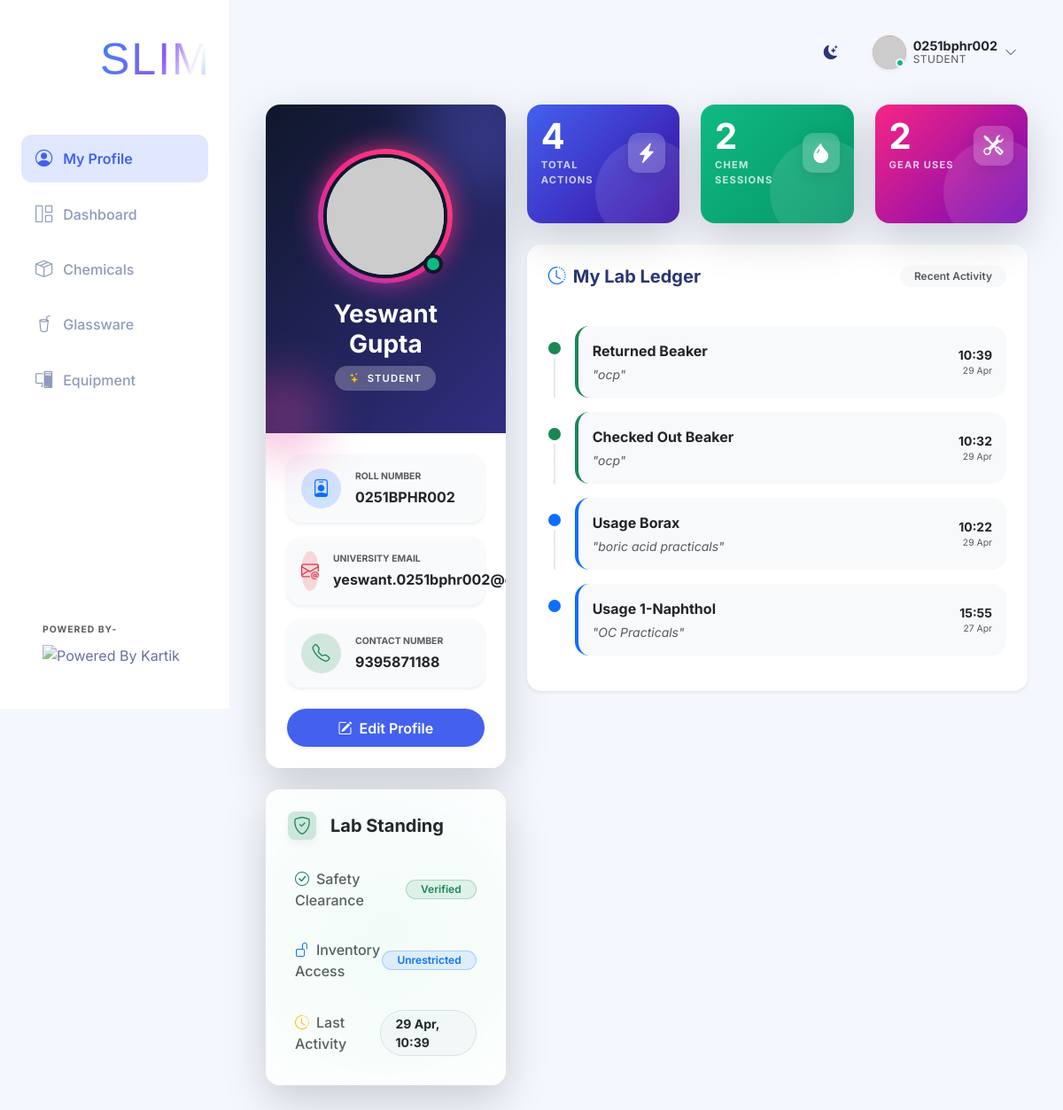
The app's page /profile (signed in), older data.
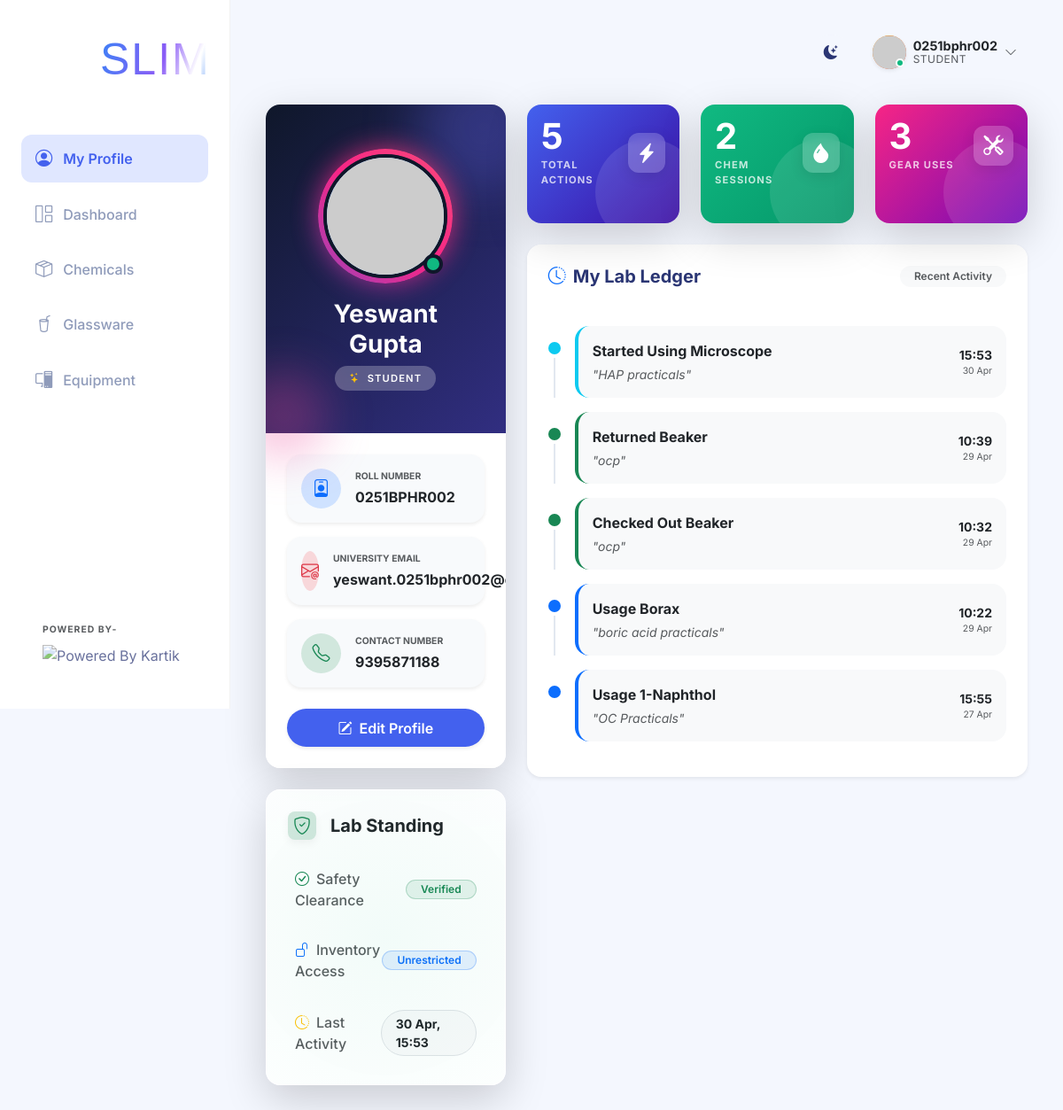
The same page, newer data.
### app.py (models this page shows)
class GlasswareLog(db.Model):
    id = db.Column(db.Integer, primary_key=True)
    glassware_id = db.Column(db.Integer, db.ForeignKey('glassware.id'), nullable=False)
    user_name = db.Column(db.String(100), nullable=False)
    action = db.Column(db.String(50), nullable=False) # Checked Out, Returned, Broken
    quantity = db.Column(db.Integer, nullable=False)
    purpose = db.Column(db.String(255), nullable=False)
    date = db.Column(db.DateTime, nullable=False, default=datetime.utcnow)

class EquipmentLog(db.Model):
    id = db.Column(db.Integer, primary_key=True)
    equipment_id = db.Column(db.Integer, db.ForeignKey('equipment.id'), nullable=False)
    user_name = db.Column(db.String(100), nullable=False)
    action = db.Column(db.String(50), nullable=False) # Started Using, Finished Using, Maintenance
    purpose = db.Column(db.String(255), nullable=False)
    date = db.Column(db.DateTime, nullable=False, default=datetime.utcnow)

class Equipment(db.Model):
    id = db.Column(db.Integer, primary_key=True)
    name = db.Column(db.String(150), nullable=False)
    status = db.Column(db.String(50), nullable=False) # Available, In Use, Maintenance
    logs = db.relationship('EquipmentLog', backref='equipment', lazy=True, cascade="all, delete-orphan")

### app.py (the view)
@app.route('/profile')
@login_required
def profile():
    username_lower = current_user.username.lower()
    chemical_logs = UsageLog.query.filter(func.lower(UsageLog.user_name) == username_lower).order_by(UsageLog.date.desc()).all()
    glassware_logs = GlasswareLog.query.filter(func.lower(UsageLog.user_name) == username_lower).order_by(GlasswareLog.date.desc()).all()
    equipment_logs = EquipmentLog.query.filter(func.lower(UsageLog.user_name) == username_lower).order_by(EquipmentLog.date.desc()).all()
    total_sessions = len(chemical_logs) + len(glassware_logs) + len(equipment_logs)
    user_most_used = db.session.query(
        Chemical.name, func.count(UsageLog.id)
    ).join(UsageLog).filter(func.lower(UsageLog.user_name) == username_lower).group_by(Chemical.name).order_by(func.count(UsageLog.id).desc()).limit(3).all()
    all_logs = []
    for log in chemical_logs[:10]: all_logs.append({'type': 'chemical', 'data': log})
    for log in glassware_logs[:10]: all_logs.append({'type': 'glassware', 'data': log})
    for log in equipment_logs[:10]: all_logs.append({'type': 'equipment', 'data': log})
    all_logs.sort(key=lambda x: x['data'].date, reverse=True)
    all_logs = all_logs[:15] # Keep top 15
    return render_template('profile.html',
                           all_logs=all_logs,
                           chemical_logs=chemical_logs,
                           glassware_logs=glassware_logs,
                           equipment_logs=equipment_logs,
                           total_sessions=total_sessions,
                           user_most_used=user_most_used)

### app.py (called while the page is built)
@login_manager.user_loader
def load_user(user_id):
    return User.query.get(int(user_id))

### templates/profile.html (shortened to what the changed rows need)
{% extends 'base.html' %}
{% block content %}
<div class="profile-container animate__animated animate__fadeIn">
    <div class="row g-4">
        <div class="col-lg-4">
            <div class="card border-0 shadow-lg rounded-4 glass-card p-4 mb-4 position-relative overflow-hidden">
                <div class="standing-row d-flex justify-content-between align-items-center p-2 rounded-3 hover-bg-light">
                    <span class="text-muted fw-medium"><i class="bi bi-clock-history text-warning me-2"></i>Last Activity</span>
                    <span class="fw-bold text-dark small bg-light px-3 py-1 rounded-pill border">{% if all_logs %}{{ all_logs[0].data.date.strftime('%d %b, %H:%M') }}{% else %}N/A{% endif %}</span>
                </div>
            </div>
        </div>
        <div class="col-lg-8">
            <div class="row g-4 mb-4">
                <div class="col-md-4">
                    <div class="card border-0 shadow-lg rounded-4 p-3 position-relative overflow-hidden premium-stat-card primary-stat h-100">
                        <div class="d-flex justify-content-between align-items-center position-relative" style="z-index: 2;">
                            <div>
                                <div class="fs-1 fw-bold text-white lh-1 mb-1">{{ total_sessions }}</div>
                                <div class="text-white bg-opacity-75 small text-uppercase fw-bold tracking-wider opacity-75">Total Actions</div>
                            </div>
                        </div>
                    </div>
                </div>
                <div class="col-md-4">
                    <div class="card border-0 shadow-lg rounded-4 p-3 position-relative overflow-hidden premium-stat-card info-stat h-100">
                        <div class="d-flex justify-content-between align-items-center position-relative" style="z-index: 2;">
                            <div>
                                <div class="fs-1 fw-bold text-white lh-1 mb-1">{{ glassware_logs|length + equipment_logs|length }}</div>
                                <div class="text-white bg-opacity-75 small text-uppercase fw-bold tracking-wider opacity-75">Gear Uses</div>
                            </div>
                        </div>
                    </div>
                </div>
            </div>
            <div class="card border-0 shadow-sm rounded-4 overflow-hidden">
                <div class="card-body p-0">
                    <div class="timeline-container-v2 p-4">
                        {% for entry in all_logs %}
                        <div class="timeline-item-v2 d-flex mb-3">
                            <div class="timeline-marker me-3">
                                <div class="marker-dot {% if entry.type == 'chemical' %}bg-primary{% elif entry.type == 'glassware' %}bg-success{% else %}bg-info{% endif %}"></div>
                                <div class="marker-line"></div>
                            </div>
                            <div class="timeline-card-v2 p-3 rounded-4 bg-light shadow-hover flex-grow-1 border-start border-4 {% if entry.type == 'chemical' %}border-primary{% elif entry.type == 'glassware' %}border-success{% else %}border-info{% endif %}">
                                <div class="d-flex justify-content-between align-items-center">
                                    <div>
                                        <span class="fw-bold text-dark">
                                            {% if entry.type == 'chemical' %}{{ entry.data.action }} {{ entry.data.chemical.name }}
                                            {% elif entry.type == 'glassware' %}{{ entry.data.action }} {{ entry.data.glassware.name }}
                                            {% else %}{{ entry.data.action }} {{ entry.data.equipment.name }}{% endif %}
                                        </span>
                                        <div class="text-muted small mt-1 italic">"{{ entry.data.purpose or 'General maintenance' }}"</div>
                                    </div>
                                    <div class="text-end">
                                        <div class="small fw-bold text-dark">{{ entry.data.date.strftime('%H:%M') }}</div>
                                        <div class="tiny text-muted">{{ entry.data.date.strftime('%d %b') }}</div>
                                    </div>
                                </div>
                            </div>
                        </div>
                        {% else %}
                            <div class="text-center py-5 text-muted opacity-50">
                                <i class="bi bi-journal-x fs-1"></i>
                                <p class="mt-2">No activity recorded for your account.</p>
                            </div>
                        {% endfor %}
                    </div>
                </div>
            </div>
        </div>
    </div>
</div>
{% endblock %}

Row changes from the older to the newer data that the page shows:
added EquipmentLog: date "30 Apr, 15:53", data.action "Started Using", data "HAP practicals", data "15:53", data "30 Apr"
now on this page (row edited): Equipment: data.equipment.name "Microscope"
Text that changed along with them:
{{ total_sessions }}: "4" → "5"
{{ glassware_logs|length + equipment_logs|length }}: "2" → "3"
{{ all_logs[0].data.date.strftime('%d %b, %H:%M') }}: "29 Apr, 10:39" → "30 Apr, 15:53"
